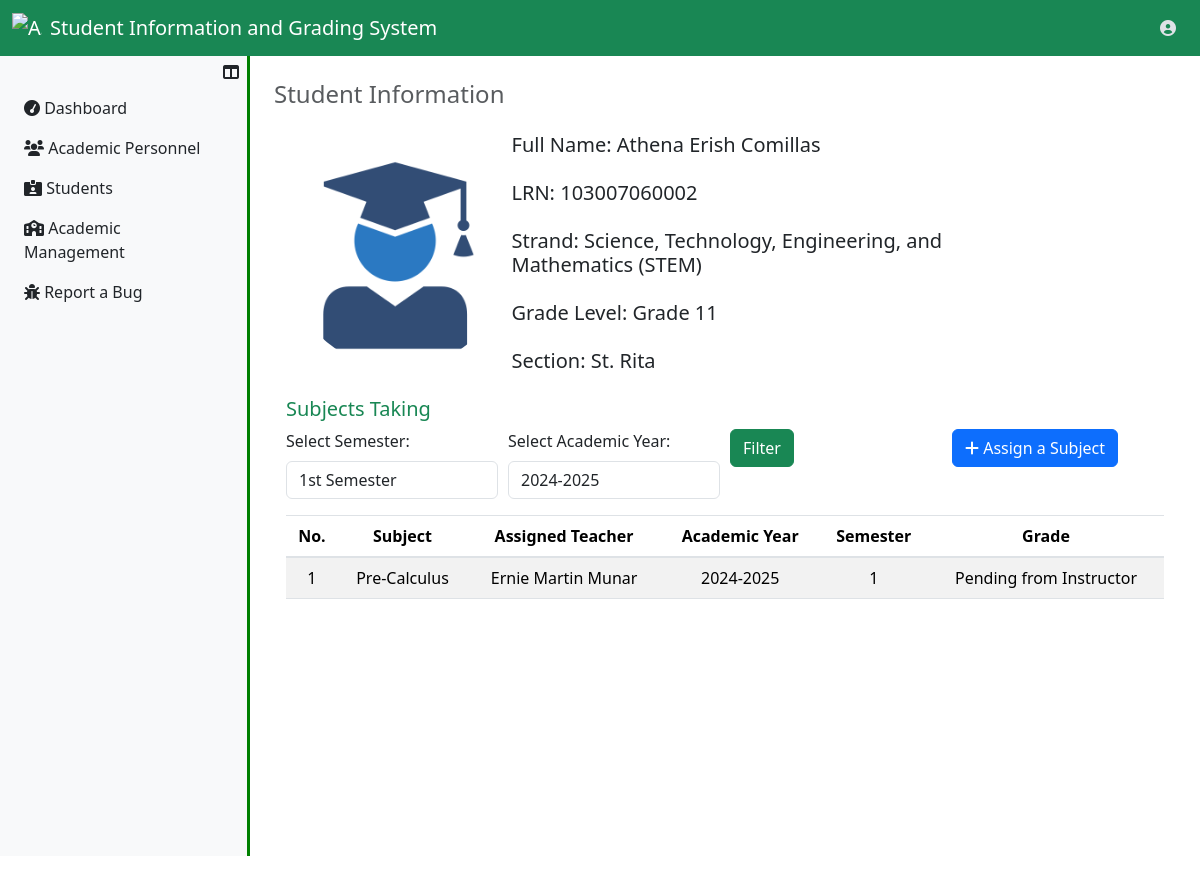
The app's page /UserRegistrar/ViewStudent.php?assignment_id=1 (signed in), older data.
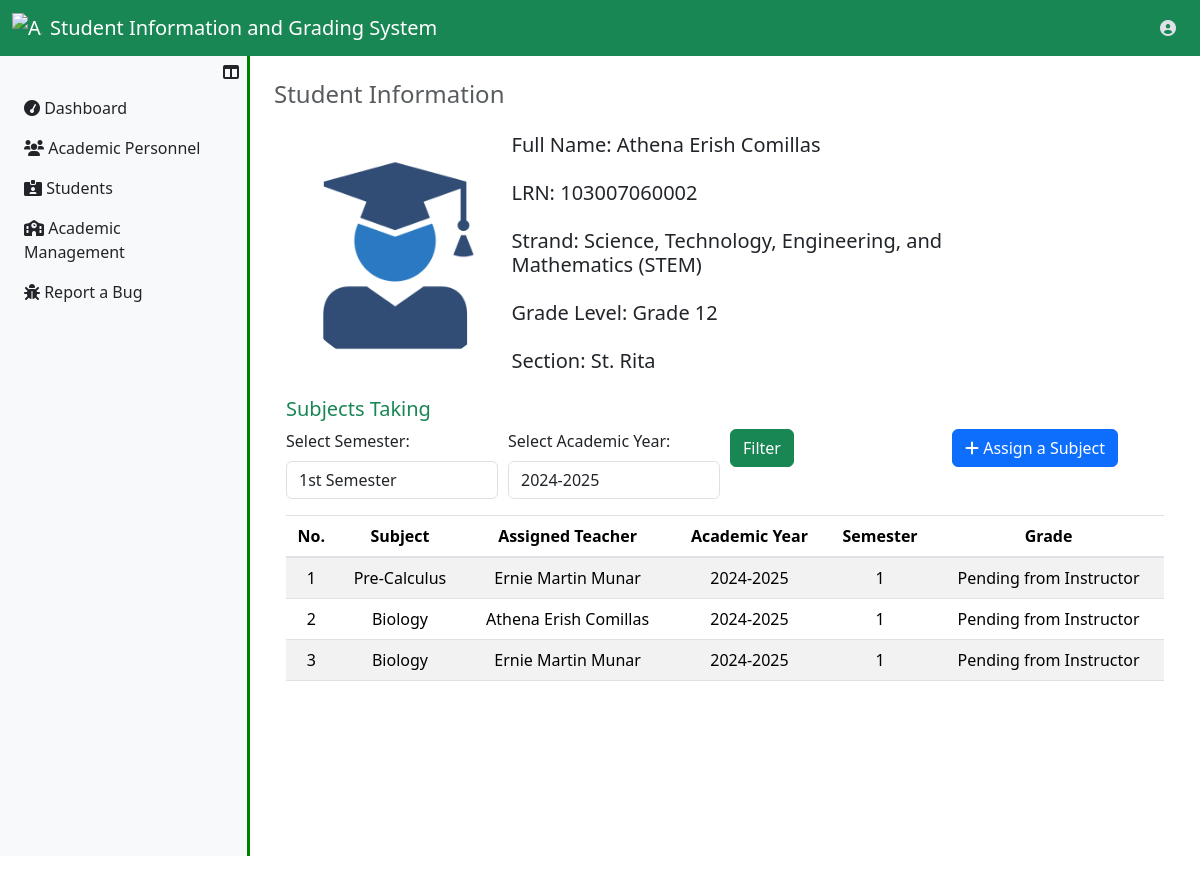
The same page, newer data.
### tables this page shows
CREATE TABLE `sc_assignments_tbl` (
  `assignment_id` int(11) NOT NULL,
  `fk_student_id` int(11) NOT NULL,
  `fk_year_id` int(11) NOT NULL,
  `fk_strand_id` int(11) NOT NULL,
  `fk_section_id` int(11) NOT NULL,
  `academic_year` varchar(20) NOT NULL,
  `assignment_status` enum('Active','Completed','Transferred') NOT NULL DEFAULT 'Active',
  `insrt_ts` datetime NOT NULL,
  `updt_ts` datetime NOT NULL
);

CREATE TABLE `students_tbl` (
  `student_id` int(11) NOT NULL,
  `lrn_number` varchar(250) NOT NULL,
  `s_fname` varchar(50) NOT NULL,
  `s_mname` varchar(50) DEFAULT NULL,
  `s_lname` varchar(50) NOT NULL,
  `s_suffix` varchar(10) DEFAULT NULL,
  `s_sex` enum('Male','Female') NOT NULL,
  `s_birthdate` date NOT NULL,
  `s_status` enum('Active','Inactive') NOT NULL,
  `insrt_ts` datetime NOT NULL,
  `updt_ts` datetime DEFAULT NULL
);

CREATE TABLE `strands_tbl` (
  `strand_id` int(11) NOT NULL,
  `strand_name` varchar(250) NOT NULL,
  `strand_nn` varchar(20) NOT NULL,
  `insrt_ts` datetime NOT NULL,
  `updt_ts` datetime DEFAULT NULL
);

CREATE TABLE `year_levels_tbl` (
  `year_level_id` int(11) NOT NULL,
  `yl_name` varchar(250) NOT NULL,
  `insrt_ts` datetime NOT NULL,
  `updt_ts` datetime DEFAULT NULL
);

CREATE TABLE `sections_tbl` (
  `section_id` int(11) NOT NULL,
  `fk_year_id` int(11) NOT NULL,
  `fk_strand_id` int(11) NOT NULL,
  `section_name` varchar(250) NOT NULL,
  `insrt_ts` datetime NOT NULL,
  `updt_ts` datetime DEFAULT NULL
);

CREATE TABLE `subjects_taking_tbl` (
  `s_taking_id` int(11) NOT NULL,
  `fk_assignment_id` int(11) NOT NULL,
  `fk_subject_id` int(11) NOT NULL,
  `semester` enum('1','2') NOT NULL,
  `academic_year` varchar(50) NOT NULL,
  `st_status` enum('Active','Completed') NOT NULL DEFAULT 'Active',
  `insrt_ts` datetime NOT NULL DEFAULT current_timestamp(),
  `updt_ts` datetime DEFAULT NULL
);

CREATE TABLE `subjects_tbl` (
  `subject_id` int(11) NOT NULL,
  `subject_name` varchar(250) NOT NULL,
  `subject_status` enum('Active','Inactive') NOT NULL DEFAULT 'Active',
  `insrt_ts` datetime NOT NULL DEFAULT current_timestamp(),
  `updt_ts` datetime DEFAULT NULL
);

CREATE TABLE `users_tbl` (
  `user_id` int(11) NOT NULL,
  `id_number` varchar(50) NOT NULL,
  `u_fname` varchar(50) NOT NULL,
  `u_mname` varchar(50) DEFAULT NULL,
  `u_lname` varchar(50) NOT NULL,
  `u_suffix` varchar(10) DEFAULT NULL,
  `u_sex` enum('Male','Female') NOT NULL,
  `u_birthdate` date NOT NULL,
  `user_email` varchar(50) NOT NULL,
  `role` enum('Faculty','Registrar') NOT NULL,
  `user_password` longtext NOT NULL,
  `user_profile` mediumtext NOT NULL,
  `user_status` enum('Active','Inactive') NOT NULL
);

### UserRegistrar/ViewStudent.php (the view, shortened to what this page needs)
<?php
  include ("../server_connection/db_connect.php");
?>
<?php
    if (isset($_GET['assignment_id'])) {
        $assignment_id = $_GET['assignment_id'];
        $sql = "SELECT SC.assignment_id, A.student_id, A.lrn_number, A.s_fname, A.s_lname, A.s_mname,
        A.s_suffix, A.s_status, B.yl_name, C.strand_nn, C.strand_name, D.section_name
        FROM sc_assignments_tbl AS SC
        INNER JOIN students_tbl AS A ON SC.fk_student_id = A.student_id
        INNER JOIN year_levels_tbl AS B ON SC.fk_year_id = B.year_level_id
        INNER JOIN strands_tbl AS C ON SC.fk_strand_id = C.strand_id
        INNER JOIN sections_tbl AS D ON SC.fk_section_id = D.section_id
        WHERE SC.assignment_id = :assignment_id";
        try{
            $result = $conn->prepare($sql);
            $result->bindParam(':assignment_id', $assignment_id, PDO::PARAM_INT);
            $result->execute();
            if($result->rowCount()>0){
                $data = $result->fetch(PDO::FETCH_ASSOC);
                $lrn_number = $data["lrn_number"];
                $student_id = $data["student_id"];
                $student_fullname = $data["s_fname"] . " " . $data["s_lname"];
                $s_year_level = $data["yl_name"];
                $s_strand = $data["strand_name"];
                $s_strand_nn = $data["strand_nn"];
                $s_section = $data["section_name"];
                $assignment_id = $data["assignment_id"];
            }
        }catch(Exception $e){
        echo "Error" . $e;
        }
    };
?>
<?php
    $num_semester = '1';
    $default_academic_year = "2024-2025";
    $semester = isset($_GET['semester']) ? $_GET['semester'] : $num_semester;
    $academic_year = isset($_GET['academic_year']) ? $_GET['academic_year'] : $default_academic_year;
    $sql = "SELECT stud.s_fname, stud.s_lname, stud.s_suffix, sub.subject_name, teach.u_fname,
        teach.u_lname, teach.u_suffix, subs_t.semester, subs_t.academic_year, subs_t.fk_assignment_id,
        grade.student_grade
        FROM subjects_taking_tbl AS subs_t
        LEFT JOIN student_grades_tbl AS grade ON subs_t.s_taking_id = grade.fk_student_subject_id
        LEFT JOIN subjects_tbl AS sub ON subs_t.fk_subject_id = sub.subject_id
        LEFT JOIN faculty_assignments_tbl AS FA ON sub.subject_id=FA.fk_subject_id
        LEFT JOIN sc_assignments_tbl AS sc ON subs_t.fk_assignment_id = sc.assignment_id
        LEFT JOIN students_tbl AS stud ON sc.fk_student_id = stud.student_id
        LEFT JOIN users_tbl AS teach ON FA.fk_user_id = teach.user_id
        WHERE stud.student_id = :student_id
        AND subs_t.semester = :semester
        AND subs_t.academic_year = :academic_year
        ";
        $result = $conn->prepare($sql);
        $result->bindParam(':student_id', $student_id, PDO::PARAM_INT);
        $result->bindParam(':semester', $semester, PDO::PARAM_STR);
        $result->bindParam(':academic_year', $academic_year, PDO::PARAM_STR);
        $result->execute();
?>
<!DOCTYPE html>
<html lang="en">
<head>
    <link href="https://stackpath.bootstrapcdn.com/bootstrap/4.5.2/css/bootstrap.min.css" rel="stylesheet">
    <link rel="stylesheet" href="../../Bootstrap/css/bootstrap.min.css">
</head>
<body>
    <?php
        include '../Assets/components/RegistrarNavbar.php';
    ?>
    <div class="d-flex">
        <?php
            include '../Assets/components/RegistrarSidebar.php';
        ?>
        <div class="content p-4 w-100">
            <h4 class="text-muted mb-4">Student Information</h4>
            <div class="main-content">
                <div class="container">
                        <div class="main">
                            <div class="profile-info-container">
                                <div class="row">
                                    <div class="col-sm-3">
                                        <div class="box2" style="margin-top: 10px; margin-bottom: 10px; height:auto; width: 100%">
                                            <img src='../Assets/img/profile_pictures/studentdefaultprofile.png' alt='else' class='avatar  mx-auto d-block'>
                                        </div>
                                    </div>
                                    <div class="col-lg-7">
                                        <div class="row">
                                            <div class="col-12 mb-3">
                                                <h5>Full Name: <?php echo $student_fullname ?> </h5>
                                            </div>
                                            <div class="col-12 mb-3">
                                                <h5>LRN: <?php echo $lrn_number ?> </h5>
                                            </div>
                                            <div class="col-12 mb-3">
                                                <h5>Strand: <?php echo $s_strand . " (" . $s_strand_nn . ")"?> </h5>
                                            </div>
                                            <div class="col-12 mb-3">
                                                <h5>Grade Level: <?php echo $s_year_level ?> </h5>
                                            </div>
                                            <div class="col-12 mb-3">
                                                <h5>Section: <?php echo $s_section ?> </h5>
                                            </div>
                                        </div>
                                    </div>
                                </div>
                            </div>
                            <div class="assigned-subjects">
                                <h5 class="text-success mb-2">Subjects Taking</h5>
                                <form method="GET">
                                    <div class="form-row">
                                        <div class="form-group col-md-3">
                                            <label for="semester">Select Semester:</label>
                                            <select name="semester" id="semester" class="form-control">
                                                <option value="1" <?php if ($semester == "1") echo "selected"; ?>>1st Semester</option>
                                            </select>
                                        </div>
                                        <div class="form-group col-md-3">
                                            <label for="academic_year">Select Academic Year:</label>
                                            <select name="academic_year" id="academic_year" class="form-control">
                                                <option value="2024-2025" <?php if ($academic_year == "2024-2025") echo "selected"; ?>>2024-2025</option>
                                            </select>
                                        </div>
                                        <div class="form-group col-md-3">
                                            <button type="submit" class="btn btn-success">Filter</button>
                                        </div>
                                        <div class="form-group col-md-3">
                                            <a href="AssignSubjectStudent.php?assignment_id=<?php echo $assignment_id ?>" class="btn btn-primary">
                                                <i class="fas fa-plus"></i>
                                                Assign a Subject
                                            </a>
                                        </div>
                                    </div>
                                </form>
                                <div class="table-responsive">
                                    <table class="table table-striped" id="studentsTable">
                                        <thead align="center">
                                            <tr>
                                                <th>No.</th>
                                                <th>Subject</th>
                                                <th>Assigned Teacher</th>
                                                <th>Academic Year</th>
                                                <th>Semester</th>
                                                <th>Grade</th>
                                            </tr>
                                        </thead>
                                        <tbody id="tableBody" align="center">
                                            <?php if ($result->rowCount() > 0):
                                                $i = 1;
                                                while ($row = $result->fetch(PDO::FETCH_ASSOC)): ?>
                                                    <tr>
                                                        <td class='text-center'><?php echo $i; ?> </td>
                                                        <td><?php echo $row['subject_name']; ?></td>
                                                        <td><?php echo $row['u_fname'] . ' ' . $row['u_lname']. ' ' .$row['u_suffix']; ?></td>
                                                        <td><?php echo $row['academic_year']; ?></td>
                                                        <td><?php echo $row['semester']; ?></td>
                                                        <td><?php echo ($row['student_grade'] !== null) ? $row['student_grade'] : 'Pending from Instructor'; ?></td>
                                                    </tr>
                                                    <?php $i++; ?>
                                                <?php endwhile; ?>
                                            <?php else: ?>
                                                <tr><td colspan="6">No subjects found for the selected semester and academic year.</td></tr>
                                            <?php endif; ?>
                                        </tbody>
                                    </table>
                                </div>
                            </div>
                        </div>
                    </div>
                </div>
            </div>
        </div>
</body>
</html>

### Assets/components/RegistrarNavbar.php (shortened to what this page needs)
<!DOCTYPE html>
<html lang="en">
<head>
  <link href="https://cdn.jsdelivr.net/npm/bootstrap@5.3.3/dist/css/bootstrap.min.css" rel="stylesheet">
  <link rel="stylesheet" href="https://cdnjs.cloudflare.com/ajax/libs/font-awesome/6.0.0-beta3/css/all.min.css">
</head>
<body>
  <nav class="navbar bg-success" data-bs-theme="dark">
    <div class="container-fluid">
      <a class="navbar-brand d-flex align-items-center">
        <img src="../Assets/img/ASHS_logo.png" alt="ASHS logo" width="30px">
        <h5 class="mb-0 ms-2">Student Information and Grading System</h5>
      </a>
      <div class="d-flex align-items-center">
        <div class="dropdown">
          <button class="btn bg-transparent border-0" type="button" data-bs-toggle="dropdown" aria-expanded="false=">
            <i class="fas fa-user-circle"></i>
          </button>
        </div>
      </div>
    </div>
  </nav>
</body>
</html>

### Assets/components/RegistrarSidebar.php (shortened to what this page needs)
<!DOCTYPE html>
<html lang="en">
<head>
    <link rel="stylesheet" href="../../Bootstrap/css/bootstrap.min.css">
    <link rel="stylesheet" href="https://cdnjs.cloudflare.com/ajax/libs/font-awesome/6.0.0-beta3/css/all.min.css">
</head>
    <body>
        <div class="d-flex">
            <nav id="sidebar" class="sidebar bg-light vh-100 p-2">
                <i class="fas fa-columns" id="toggleSidebar" style="float: right;"></i>
                <ul class="nav flex-column">
                    <li class="nav-item">
                        <a href="dashboard.php" class="nav-link text-dark" data-menu="dashboard">
                            <i class="fas fa-tachometer"></i> <span>Dashboard</span>
                        </a>
                    </li>
                    <li class="nav-item">
                        <a href="user_management.php" class="nav-link text-dark" data-menu="faculty">
                            <i class="fas fa-users"></i> <span>Academic Personnel</span>
                        </a>
                    </li>
                    <li class="nav-item">
                        <a href="student_management.php" class="nav-link text-dark" data-menu="students">
                            <i class="fas fa-id-card-alt"></i> <span>Students</span>
                        </a>
                    </li>
                    <li class="nav-item">
                        <a href="academic_management.php" class="nav-link text-dark" data-menu="users">
                            <i class="fas fa-school"></i> <span>Academic Management</span>
                        </a>
                    </li>
                    <li class="nav-item">
                        <a href="reportBug.php" class="nav-link text-dark" data-menu="bug">
                            <i class="fas fa-bug"></i> <span>Report a Bug</span>
                        </a>
                    </li>
                </ul>
            </nav>
        </div>
    </body>
</html>

### Assets/components/RegistrarSidebar.php (style rules this page uses)
.sidebar { width: 250px; transition: width 0.3s; border-right: solid green; }

### UserRegistrar/ViewStudent.php (style rules this page uses)
.table-responsive { height: 375px; }
.content { transition: margin-left 0.3s ease; }
.avatar { margin-top: 10px; vertical-align: middle; width: 225px; height: auto; border-radius: 50%; }

Row changes from the older to the newer data that the page shows:
changed sc_assignments_tbl "Athena Erish Comillas": fk_year.yl_name "Grade 11" → "Grade 12"
added subjects_taking_tbl: fk_subject.subject_name "Biology", users_tbl.u_fname "Athena Erish", users_tbl.u_lname "Comillas", academic_year "2024-2025", semester "1", users_tbl.u_fname "Ernie Martin", users_tbl.u_lname "Munar"
